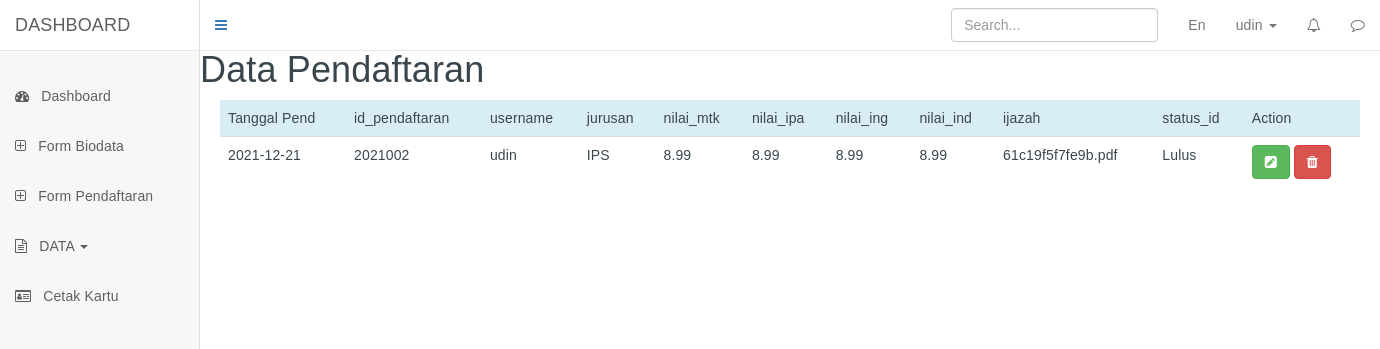
Screenshot of /user/index.php?page=view_pendaftaran (signed in) with the database file from the repository.
### tables this page shows
CREATE TABLE `pendaftaran` (
  `id_pendaftaran` varchar(30) NOT NULL,
  `jurusan_id` int(11) NOT NULL,
  `nilai_mtk` decimal(3,2) NOT NULL DEFAULT 0.00,
  `nilai_ipa` decimal(3,2) NOT NULL DEFAULT 0.00,
  `nilai_ing` decimal(3,2) NOT NULL DEFAULT 0.00,
  `nilai_ind` decimal(3,2) NOT NULL DEFAULT 0.00,
  `ijazah` varchar(100) NOT NULL DEFAULT 'default.pdf',
  `tgl_pend` date DEFAULT NULL,
  `status_id` int(11) NOT NULL DEFAULT 1,
  `user_id` int(11) NOT NULL
);

CREATE TABLE `users` (
  `id_user` int(11) NOT NULL,
  `username` varchar(100) NOT NULL,
  `email` varchar(150) NOT NULL,
  `password` varchar(255) NOT NULL,
  `image` varchar(100) NOT NULL DEFAULT 'default.png',
  `level_id` int(11) NOT NULL DEFAULT 2
);

CREATE TABLE `jurusan` (
  `id_jurusan` int(11) NOT NULL,
  `nama_jurusan` varchar(40) NOT NULL
);

CREATE TABLE `status` (
  `id_status` int(11) NOT NULL,
  `nama_status` varchar(50) NOT NULL
);

### controllers/functions.php (called while the page is built, shortened)
<?php
$conn = mysqli_connect("localhost", "root", "", "psb_online_9");
function query($query)
{
  global $conn;
  $result = mysqli_query($conn, $query);
  $rows = [];
  while ($row = mysqli_fetch_assoc($result)) {
    $rows[] = $row;
  }
  return  $rows;
}

### user/views/view_pendaftaran.php (the view)
<?php
$pendaftaran = query("SELECT p.id_pendaftaran, j.nama_jurusan, p.nilai_mtk, p.nilai_ipa, p.nilai_ing, p.nilai_ind, p.tgl_pend,
                      p.ijazah, s.nama_status, u.username
                      FROM pendaftaran as p
                      INNER JOIN jurusan as j ON p.jurusan_id = j.id_jurusan
                      INNER JOIN status as s ON p.status_id = s.id_status
                      INNER JOIN users as u ON p.user_id = u.id_user
                      WHERE p.user_id = '" . $_SESSION['user_id'] . "'");
?>
<h1>Data Pendaftaran</h1>
<div class="container">
  <table class="table">
    <thead class="thead-Primary">
      <tr class="bg-info">
        <td>Tanggal Pend</td>
        <td>id_pendaftaran</td>
        <td>username</td>
        <td>jurusan</td>
        <td>nilai_mtk</td>
        <td>nilai_ipa</td>
        <td>nilai_ing</td>
        <td>nilai_ind</td>
        <td>ijazah</td>
        <td>status_id</td>
        <td>Action</td>
      </tr>
    </thead>
    <tbody>
      <?php foreach ($pendaftaran as $row) : ?>
        <tr>
          <td><?= $row['tgl_pend'] ?></td>
          <td><?= $row['id_pendaftaran'] ?></td>
          <td><?= $row['username'] ?></td>
          <td><?= $row['nama_jurusan'] ?></td>
          <td><?= $row['nilai_mtk'] ?></td>
          <td><?= $row['nilai_ipa'] ?></td>
          <td><?= $row['nilai_ing'] ?></td>
          <td><?= $row['nilai_ind'] ?></td>
          <td><?= $row['ijazah'] ?></td>
          <td><?= $row['nama_status'] ?></td>
          <td>
            <a href="index.php?page=update_pendaftaran&id=<?= $_SESSION['user_id'] ?>" class="btn btn-success btn-md"><i class="fa fa-pencil-square"></i></a>
            <a href="" class="btn btn-danger btn-md"><i class="fa fa-trash"></i></a>
          </td>
        </tr>
      <?php endforeach ?>
    </tbody>
  </table>
</div>

### user/style.css (style rules this page uses)
body { margin-top: 50px; background-color: #fff; font-family: Arial, sans-serif; font-size: 14px; letter-spacing: 0.01em; color: #39464e; }
a, a:focus, a:hover { text-decoration: none; }

### rows the page displays
pendaftaran: tgl_pend "2021-12-21", id_pendaftaran "2021002", user.username "udin", jurusan.nama_jurusan "IPS", nilai_mtk "8.99", nilai_ipa "8.99", nilai_ing "8.99", nilai_ind "8.99", ijazah "61c19f5f7fe9b.pdf", status.nama_status "Lulus"

### other values shown
$_SESSION['username'] "udin"
